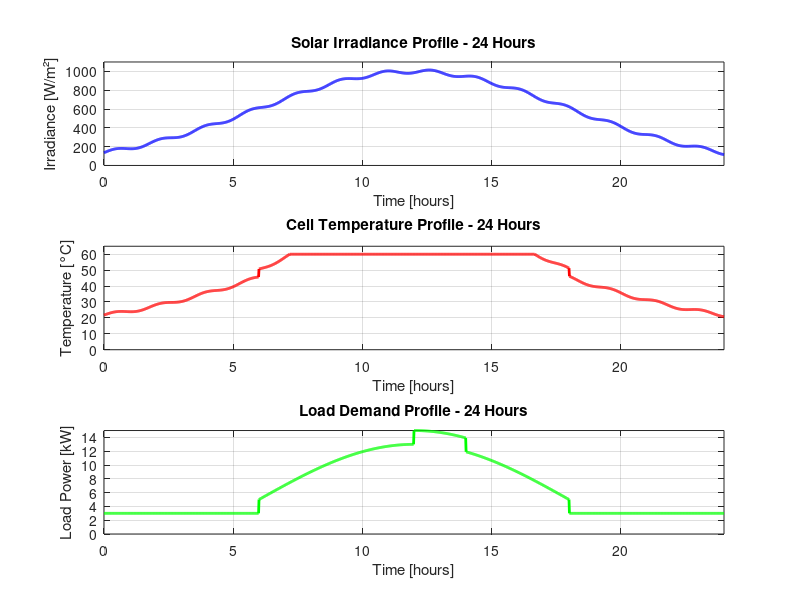

The MATLAB script that drew this image:
%  ========================================================================
%  DIGITAL TWIN: CREATE SAMPLE 24-HOUR PROFILES
%  ========================================================================
%  Author: Denys Telipskyi
%  Date: 2026-07-14
%  
%  Purpose: Function to generate sample 24-hour profiles
%   
%   Builds in order:
%   1. Network_Subsystem - Grid model
%   2. Transformer_Subsystem - Step-up transformer
%   3. Inverter_Subsystem - 3-phase VSI with control
%   4. PV_Array_Subsystem - Solar array with MPPT
%   5. PV_Station_Main - Top-level integration
%  ========================================================================

function init_sample_profiles()
    
    fprintf('\n>> Generating 24-hour solar irradiance profile...\n');
    
    % Time vector: 0 to 86400 seconds (24 hours), 1-minute resolution
    t = (0:60:86400)';
    
    % Solar irradiance: Gaussian bell curve peaking at noon (12:00)
    % G(t) = G_max * exp(-(t-t_peak)²/σ²)
    t_hours = t / 3600;  % Convert to hours
    t_peak = 12;  % Peak at noon
    G_max = 1000;  % W/m²
    sigma = 6;  % Spread (hours)
    
    G_profile = G_max * exp(-((t_hours - t_peak).^2) / (2 * sigma^2));
    G_profile(G_profile < 5) = 0;  % No generation at night (< 5 W/m²)
    
    % Add slight variations (clouds)
    G_profile = G_profile + 20 * sin(t/1000);
    G_profile(G_profile < 0) = 0;
    
    fprintf('  ✓ Solar profile: 0-%.0f W/m² (peak at noon)\n', max(G_profile));
    
    % Cell temperature: Ambient + rise due to irradiance
    % T_cell ≈ T_amb + 0.05 * G (rough model)
    fprintf('\n>> Generating 24-hour temperature profile...\n');
    
    % Ambient temperature: cool at night, warm during day
    T_amb = 20 + 10 * sin((t_hours - 6) * pi / 12);  % Min 10°C at 6:00, max 30°C at 18:00
    T_amb(t_hours < 6 | t_hours > 18) = 15;  % Night temperature
    
    % Cell temperature rises with irradiance
    T_profile = T_amb + 0.05 * G_profile;
    T_profile(T_profile > 60) = 60;  % Cap at 60°C
    
    fprintf('  ✓ Temperature profile: %.0f-%.0f°C\n', min(T_profile), max(T_profile));
    
    % Load demand: typical daily pattern
    fprintf('\n>> Generating 24-hour load profile...\n');
    
    % Low at night, peak in morning and evening
    Load_profile = 5000 + 8000 * sin((t_hours - 6) * pi / 12);  % 5-13 kW
    Load_profile(t_hours < 6 | t_hours > 18) = 3000;  % Night load (lighting, etc)
    Load_profile(t_hours >= 12 & t_hours <= 14) = Load_profile(t_hours >= 12 & t_hours <= 14) + 2000;  % Lunch peak
    Load_profile(Load_profile < 0) = 0;
    
    fprintf('  ✓ Load profile: 0-%.0f W\n', max(Load_profile));
    
    % Create time vector for Simulink
    time_vector = [t, ones(length(t), 1)];  % Time with ones for From Workspace
    
    % Save to workspace variables
    assignin('base', 'G_profile', [time_vector(:, 1), G_profile]);
    assignin('base', 'T_profile', [time_vector(:, 1), T_profile]);
    assignin('base', 'Load_profile', [time_vector(:, 1), Load_profile]);
    assignin('base', 't_sim', t);
    
    % Also save to MAT file for reference
    data_dir = fileparts(fileparts(mfilename('fullpath')));
    matfile = fullfile(data_dir, 'data', 'profiles_24h.mat');
    if ~exist(fullfile(data_dir, 'data'), 'dir')
        mkdir(fullfile(data_dir, 'data'));
    end
    
    save(matfile, 'G_profile', 'T_profile', 'Load_profile', 't');
    fprintf('\n  ✓ Profiles saved to: %s\n', matfile);
    
    % Plot profiles for visualization
    fprintf('\n>> Plotting profiles...\n');
    
    figure('Name', 'PV Station 24-Hour Profiles', 'NumberTitle', 'off');
    
    % Solar irradiance
    subplot(3, 1, 1);
    plot(t_hours, G_profile, 'b-', 'LineWidth', 2);
    grid on; xlabel('Time [hours]'); ylabel('Irradiance [W/m²]');
    title('Solar Irradiance Profile - 24 Hours');
    axis([0 24 0 1100]);
    
    % Temperature
    subplot(3, 1, 2);
    plot(t_hours, T_profile, 'r-', 'LineWidth', 2);
    grid on; xlabel('Time [hours]'); ylabel('Temperature [°C]');
    title('Cell Temperature Profile - 24 Hours');
    axis([0 24 0 65]);
    
    % Load
    subplot(3, 1, 3);
    plot(t_hours, Load_profile/1000, 'g-', 'LineWidth', 2);
    grid on; xlabel('Time [hours]'); ylabel('Load Power [kW]');
    title('Load Demand Profile - 24 Hours');
    axis([0 24 0 15]);

    % Also save to FIG file for reference
    savefig(fullfile(data_dir, 'data', 'profiles_24h.fig'));
    fprintf('  ✓ Profile plots saved\n');
    
end
